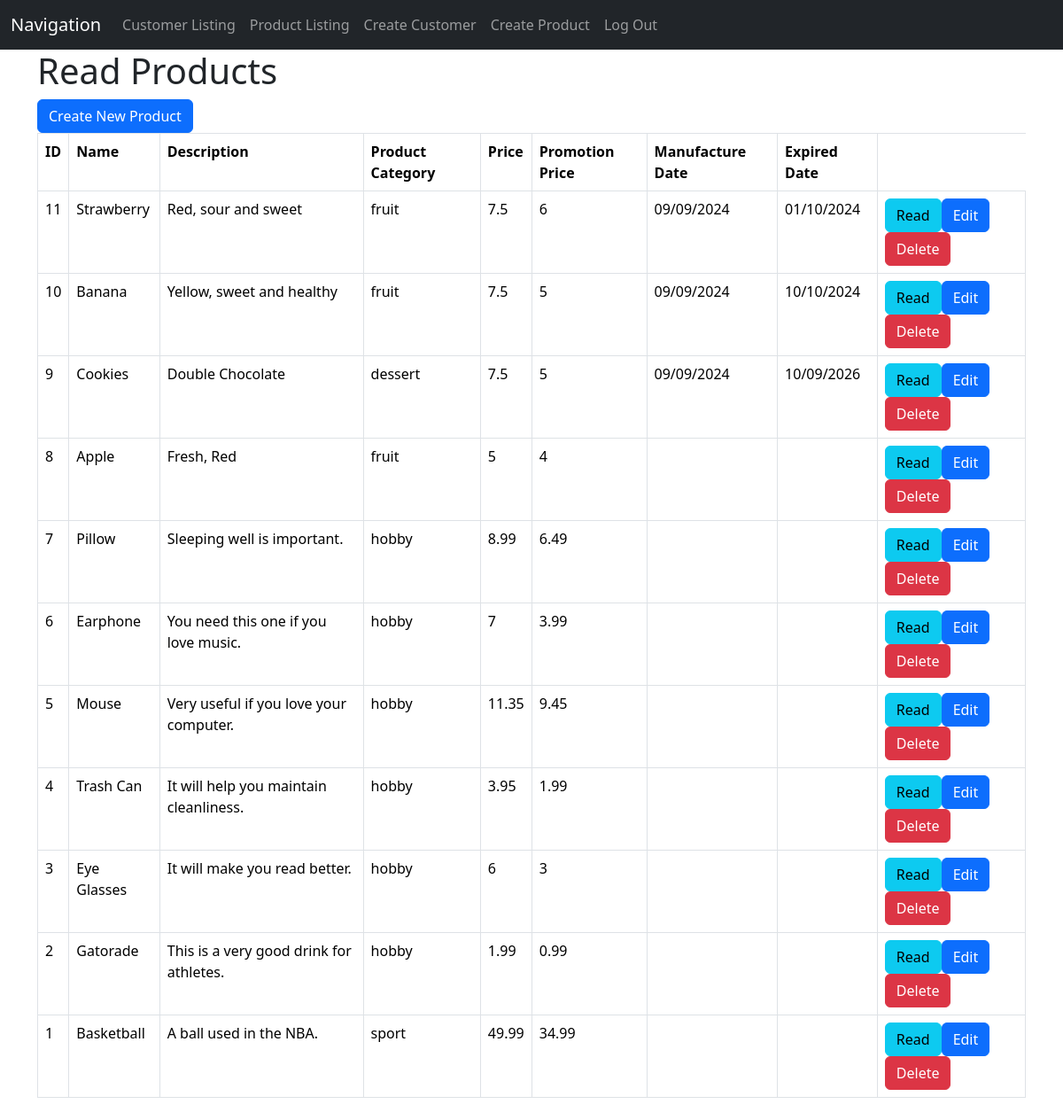
The app's page /product_listing.php (signed in), older data.
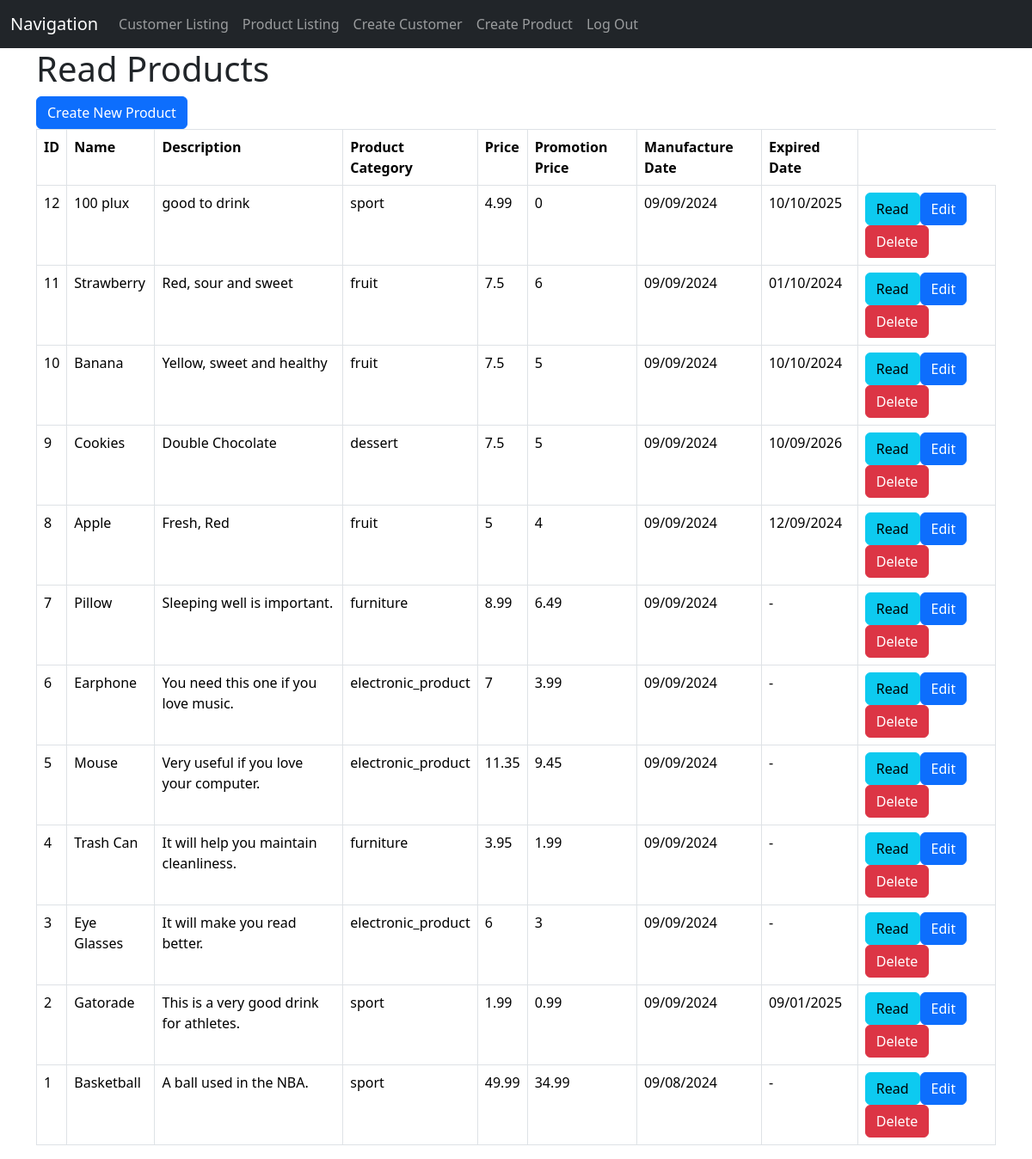
The same page, newer data.
### tables this page shows
CREATE TABLE IF NOT EXISTS `products` (
  `id` int NOT NULL AUTO_INCREMENT,
  `name` varchar(128) NOT NULL,
  `description` text NOT NULL,
  `product_cat` int NOT NULL,
  `manufacture_date` text NOT NULL,
  `expired_date` text NOT NULL,
  `price` double NOT NULL,
  `promotion_price` double NOT NULL,
  `created` datetime NOT NULL,
  `modified` timestamp NOT NULL DEFAULT CURRENT_TIMESTAMP ON UPDATE CURRENT_TIMESTAMP,
  PRIMARY KEY (`id`)
);

CREATE TABLE IF NOT EXISTS `product_cat` (
  `product_cat_id` int NOT NULL AUTO_INCREMENT,
  `product_cat_name` varchar(30) NOT NULL,
  `product_cat_description` text NOT NULL,
  PRIMARY KEY (`product_cat_id`)
);

### product_listing.php (the view, shortened to what this page needs)
<!DOCTYPE HTML>
<html>
<head>
    <link href="https://cdn.jsdelivr.net/npm/bootstrap@5.3.3/dist/css/bootstrap.min.css" rel="stylesheet">
</head>
<head>
    <link href="https://cdn.jsdelivr.net/npm/bootstrap@5.3.3/dist/css/bootstrap.min.css" rel="stylesheet">
</head>
<body>
    <nav class="navbar navbar-expand-lg navbar-dark bg-dark">
        <div class="container-fluid">
            <a class="navbar-brand" href="#">Navigation</a>
            <div class="collapse navbar-collapse" id="navbarNav">
                <ul class="navbar-nav">
                    <li class="nav-item">
                        <a class="nav-link" href="customer_listing.php">Customer Listing</a>
                    </li>
                    <li class="nav-item">
                        <a class="nav-link" href="product_listing.php">Product Listing</a>
                    </li>
                    <li class="nav-item">
                        <a class="nav-link" href="customer_create.php">Create Customer</a>
                    </li>
                    <li class="nav-item">
                        <a class="nav-link" href="product_create.php">Create Product</a>
                    </li>
                    <li class="nav-item">
                        <a class="nav-link" href="log_out.php">Log Out</a>
                    </li>
                </ul>
            </div>
        </div>
    </nav>
</body>
<body>
    <div class="container">
        <div class="page-header">
            <h1>Read Products</h1>
        </div>
        <?php
        include 'config/database.php';
        $query = "SELECT id, name, description, price, product_cat_name, promotion_price, manufacture_date, expired_date FROM products
        INNER JOIN product_cat ON products.product_cat= product_cat.product_cat_id ORDER BY id DESC";
        $stmt = $con->prepare($query);
        $stmt->execute();
        $num = $stmt->rowCount();
        echo "<a href='product_create.php' class='btn btn-primary m-b-1em'>Create New Product</a>";
        if ($num > 0) {
            echo "<table class='table table-hover table-responsive table-bordered'>";
            echo "<tr>";
            echo "<th>ID</th>";
            echo "<th>Name</th>";
            echo "<th>Description</th>";
            echo "<th>Product Category</th>";
            echo "<th>Price</th>";
            echo "<th>Promotion Price</th>";
            echo "<th>Manufacture Date</th>";
            echo "<th>Expired Date</th>";
            echo "</tr>";
            while ($row = $stmt->fetch(PDO::FETCH_ASSOC)) {
                extract($row);
                echo "<tr>";
                echo "<td>{$id}</td>";
                echo "<td>{$name}</td>";
                echo "<td>{$description}</td>";
                echo "<td>{$product_cat_name}</td>";
                echo "<td>{$price}</td>";
                echo "<td>{$promotion_price}</td>";
                echo "<td>{$manufacture_date}</td>";
                echo "<td>{$expired_date}</td>";
                echo "<td>";
                echo "<a href='product_details.php?id={$id}' class='btn btn-info m-r-1em'>Read</a>";
                echo "<a href='product_update.php?id={$id}' class='btn btn-primary m-r-1em'>Edit</a>";
                echo "<a href='#' onclick='delete_user({$id});'  class='btn btn-danger'>Delete</a>";
                echo "</td>";
                echo "</tr>";
            }
            echo "</table>";
        }
        else {
            echo "<div class='alert alert-danger'>No records found.</div>";
        }
        ?>
    </div>
</body>
</html>

Row changes from the older to the newer data that the page shows:
added products: id "12", name "100 plux", description "good to drink", product_cat.product_cat_name "sport", price "4.99", promotion_price "0", manufacture_date "09/09/2024", expired_date "10/10/2025"
changed products "Apple": manufacture_date (not shown) → "09/09/2024"; expired_date (not shown) → "12/09/2024"
changed products "Pillow": product_cat.product_cat_name "hobby" → "furniture"; manufacture_date (not shown) → "09/09/2024"; expired_date (not shown) → "-"
changed products "Earphone": product_cat.product_cat_name "hobby" → "electronic_product"; manufacture_date (not shown) → "09/09/2024"; expired_date (not shown) → "-"
changed products "Mouse": product_cat.product_cat_name "hobby" → "electronic_product"; manufacture_date (not shown) → "09/09/2024"; expired_date (not shown) → "-"
changed products "Trash Can": product_cat.product_cat_name "hobby" → "furniture"; manufacture_date (not shown) → "09/09/2024"; expired_date (not shown) → "-"
changed products "Eye Glasses": product_cat.product_cat_name "hobby" → "electronic_product"; manufacture_date (not shown) → "09/09/2024"; expired_date (not shown) → "-"
changed products "Gatorade": product_cat.product_cat_name "hobby" → "sport"; manufacture_date (not shown) → "09/09/2024"; expired_date (not shown) → "09/01/2025"
changed products "Basketball": manufacture_date (not shown) → "09/08/2024"; expired_date (not shown) → "-"
